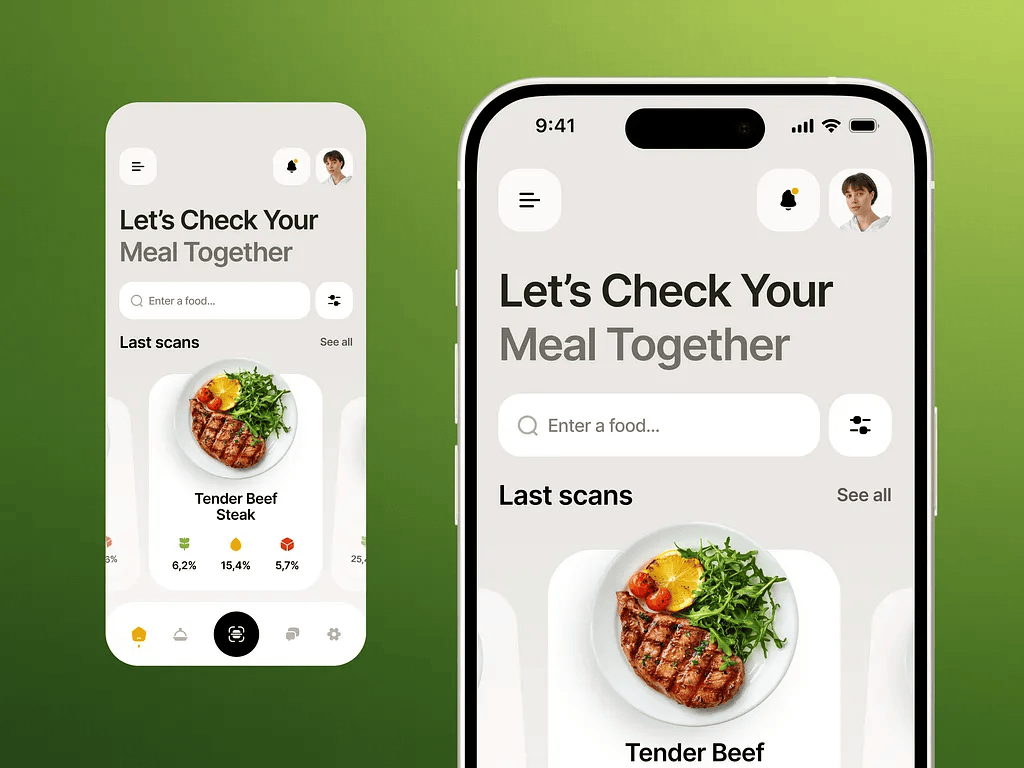
#> input picture attached_assets/25721_1784533529585.png, 1024 x 768 px
$ python -i images.py   (imports and definitions only)
#> lines starting #> are read from the running program, lines starting #| are printed output that depends on the picture
"""Thumbnail generation for meal photos."""
import base64
import io
import logging

from PIL import Image

logger = logging.getLogger(__name__)

THUMB_SIZE = 128
THUMB_QUALITY = 70

# Full-image compression settings: bounded storage per meal photo.
FULL_MAX_SIDE = 1280
FULL_QUALITY = 75
# Base64 strings below this size are left untouched (already small enough).
FULL_COMPRESS_THRESHOLD = 400_000


def compress_full_image(image_base64: str | None) -> str | None:
    """Recompress a full-resolution base64 photo to a bounded-size JPEG.

    Downscales to at most FULL_MAX_SIDE on the longest edge and re-encodes
    as JPEG. Keeps the original when it is already small, or when the
    result would not be smaller, or when decoding fails.
    """
    if not image_base64:
        return image_base64
    if len(image_base64) <= FULL_COMPRESS_THRESHOLD:
        return image_base64
    try:
        raw = base64.b64decode(image_base64)
        img = Image.open(io.BytesIO(raw))
        img = img.convert("RGB")

        longest = max(img.size)
        if longest > FULL_MAX_SIDE:
            scale = FULL_MAX_SIDE / longest
            img = img.resize(
                (max(1, round(img.width * scale)), max(1, round(img.height * scale))),
                Image.LANCZOS,
            )

        buf = io.BytesIO()
        img.save(buf, format="JPEG", quality=FULL_QUALITY, optimize=True)
        compressed = base64.b64encode(buf.getvalue()).decode("ascii")
        return compressed if len(compressed) < len(image_base64) else image_base64
    except Exception:
        logger.warning("Could not compress meal photo; keeping original", exc_info=True)
        return image_base64


def make_thumbnail(image_base64: str | None) -> str | None:
    """Downscale a base64 image to a small square JPEG thumbnail.

    Returns None when the input is missing or cannot be decoded.
    """
    if not image_base64:
        return None
    try:
        raw = base64.b64decode(image_base64)
        img = Image.open(io.BytesIO(raw))
        img = img.convert("RGB")

        # Center-crop to square, then resize
        side = min(img.size)
        left = (img.width - side) // 2
        top = (img.height - side) // 2
        img = img.crop((left, top, left + side, top + side))
        img = img.resize((THUMB_SIZE, THUMB_SIZE), Image.LANCZOS)

        buf = io.BytesIO()
        img.save(buf, format="JPEG", quality=THUMB_QUALITY, optimize=True)
        return base64.b64encode(buf.getvalue()).decode("ascii")
    except Exception:
        logger.warning("Could not generate meal thumbnail", exc_info=True)
        return None


# [20 lines not run here, left out]

>>> import cv2
>>> picture = cv2.imread('../attached_assets/25721_1784533529585.png', cv2.IMREAD_GRAYSCALE)
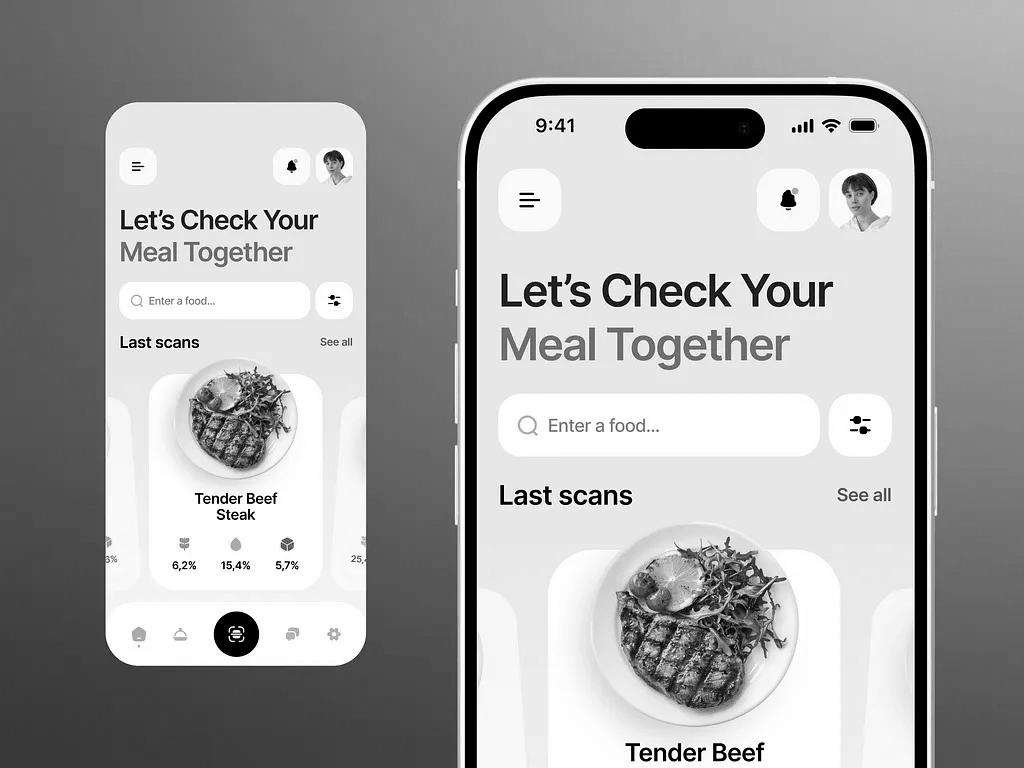
#> picture: shape (768, 1024); min 0, max 255, mean 169.5
#> (the run stopped early here; a loop or call above may not have finished)

$ run again, on attached_assets/33583_1784533536110.png
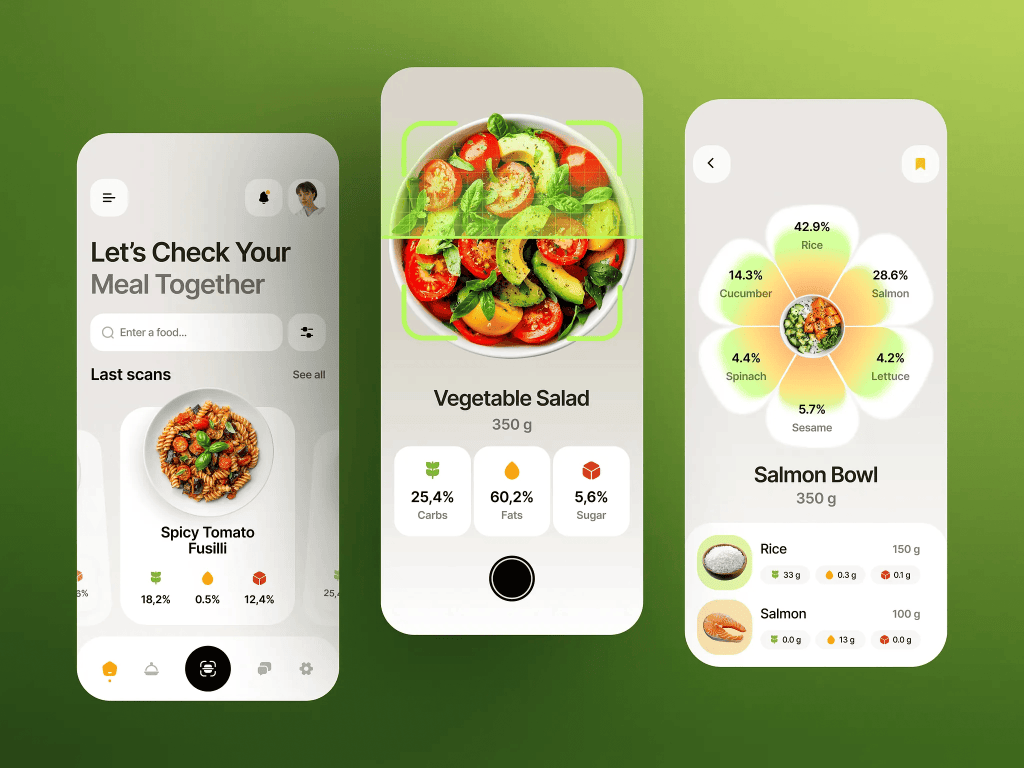
#> input picture attached_assets/33583_1784533536110.png, 1024 x 768 px
#> `picture = cv2.imread('../attached_assets/25721_1784533529585.png', cv2..`:
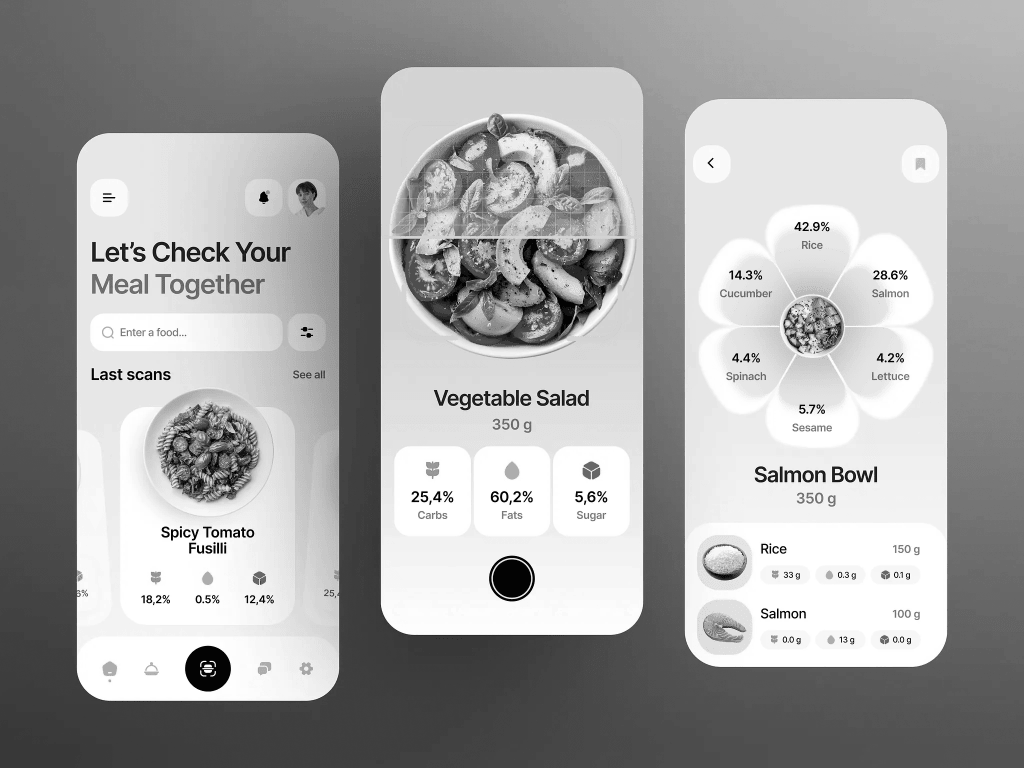
#> picture: shape (768, 1024); min 3, max 255, mean 165.5

$ run again, on attached_assets/75642_1784533542790.png
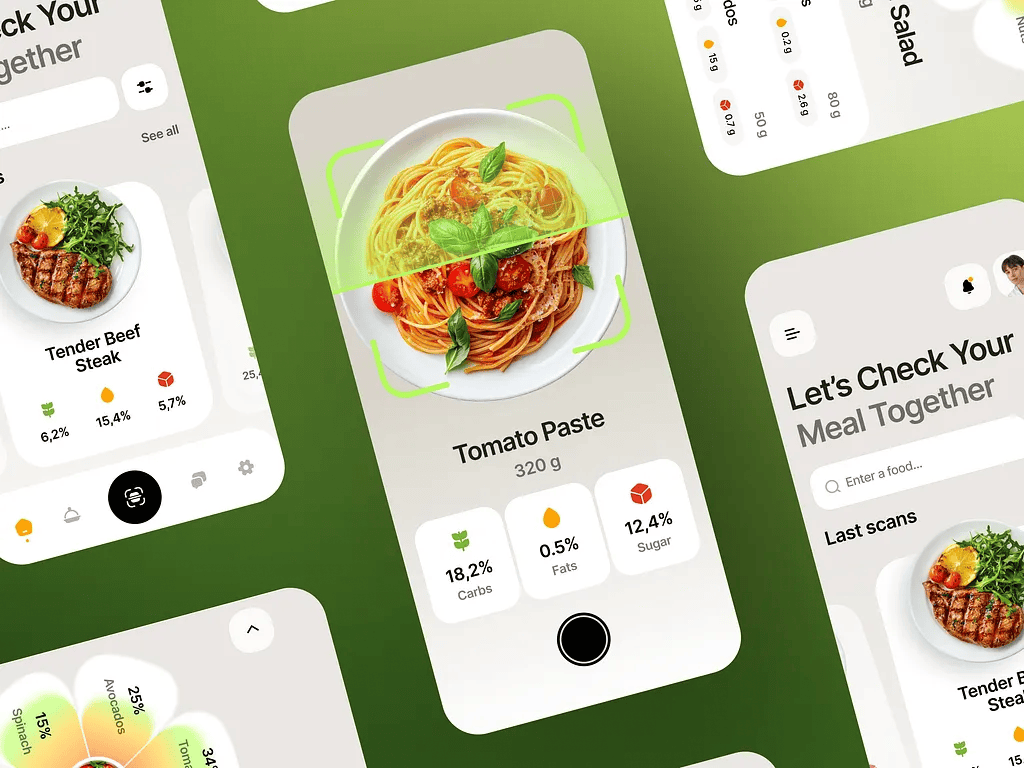
#> input picture attached_assets/75642_1784533542790.png, 1024 x 768 px
#> `picture = cv2.imread('../attached_assets/25721_1784533529585.png', cv2..`:
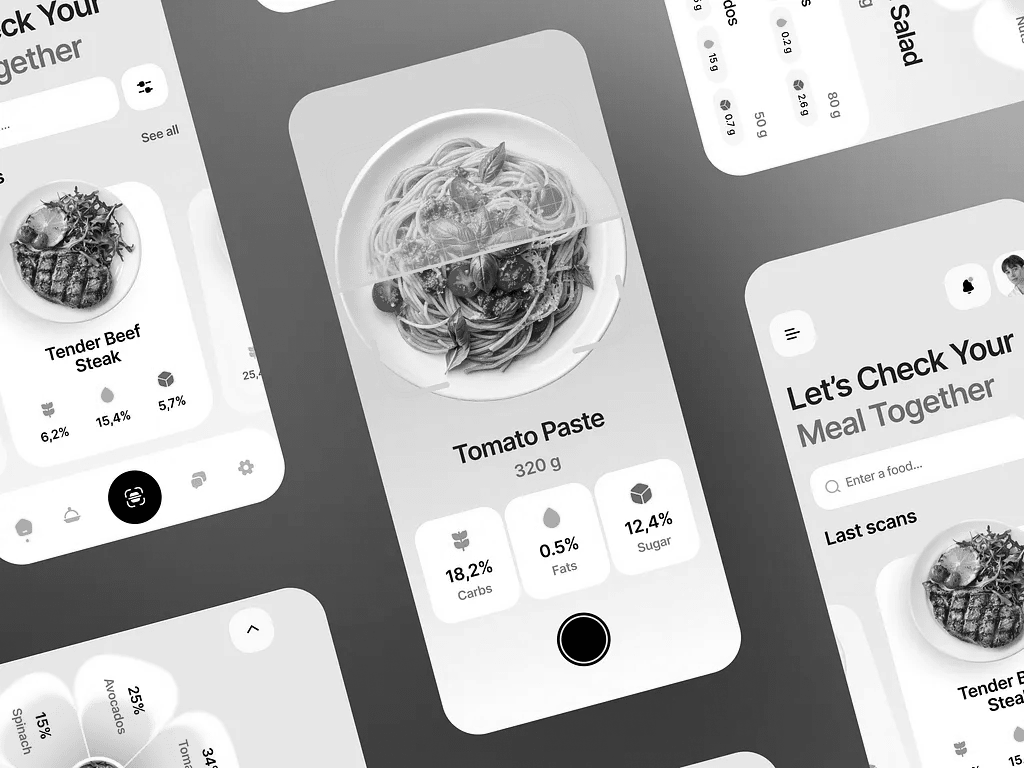
#> picture: shape (768, 1024); min 1, max 255, mean 180.6

$ run again, on attached_assets/86556_1784533522572.png
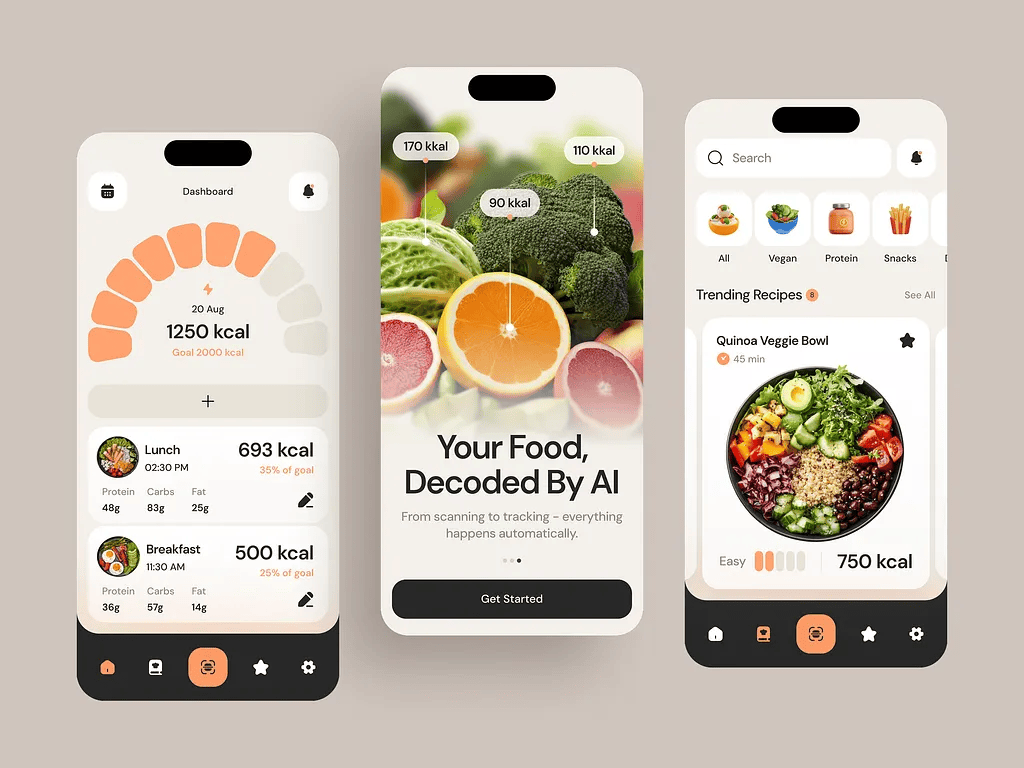
#> input picture attached_assets/86556_1784533522572.png, 1024 x 768 px
#> `picture = cv2.imread('../attached_assets/25721_1784533529585.png', cv2..`:
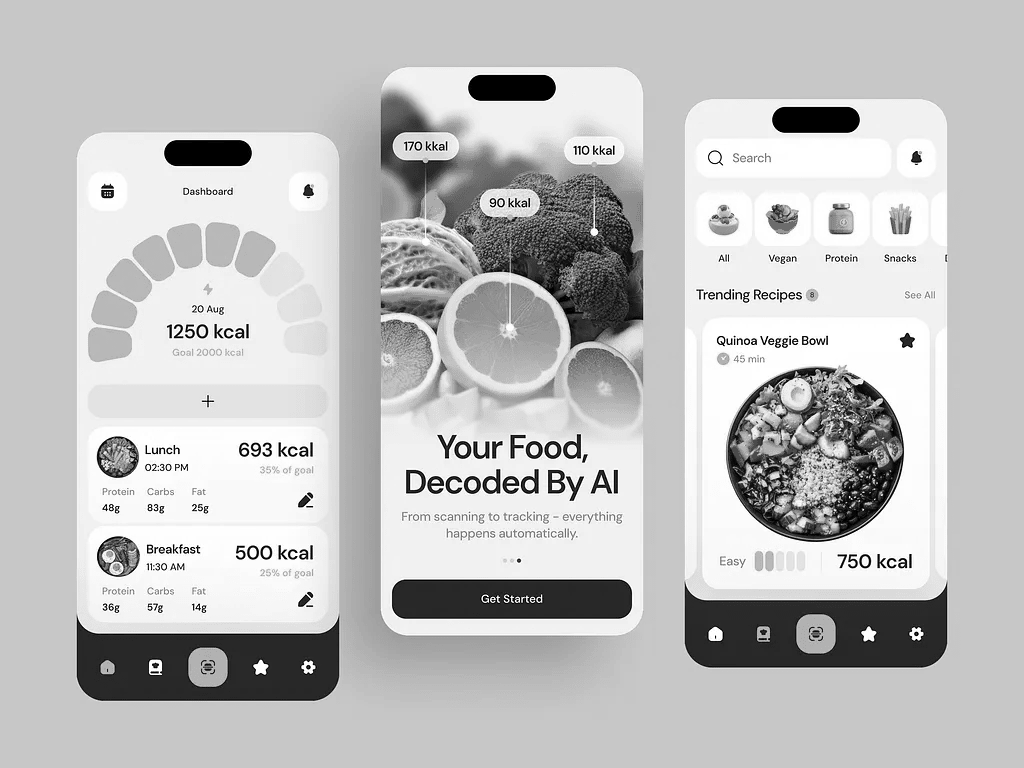
#> picture: shape (768, 1024); min 0, max 255, mean 192.1
